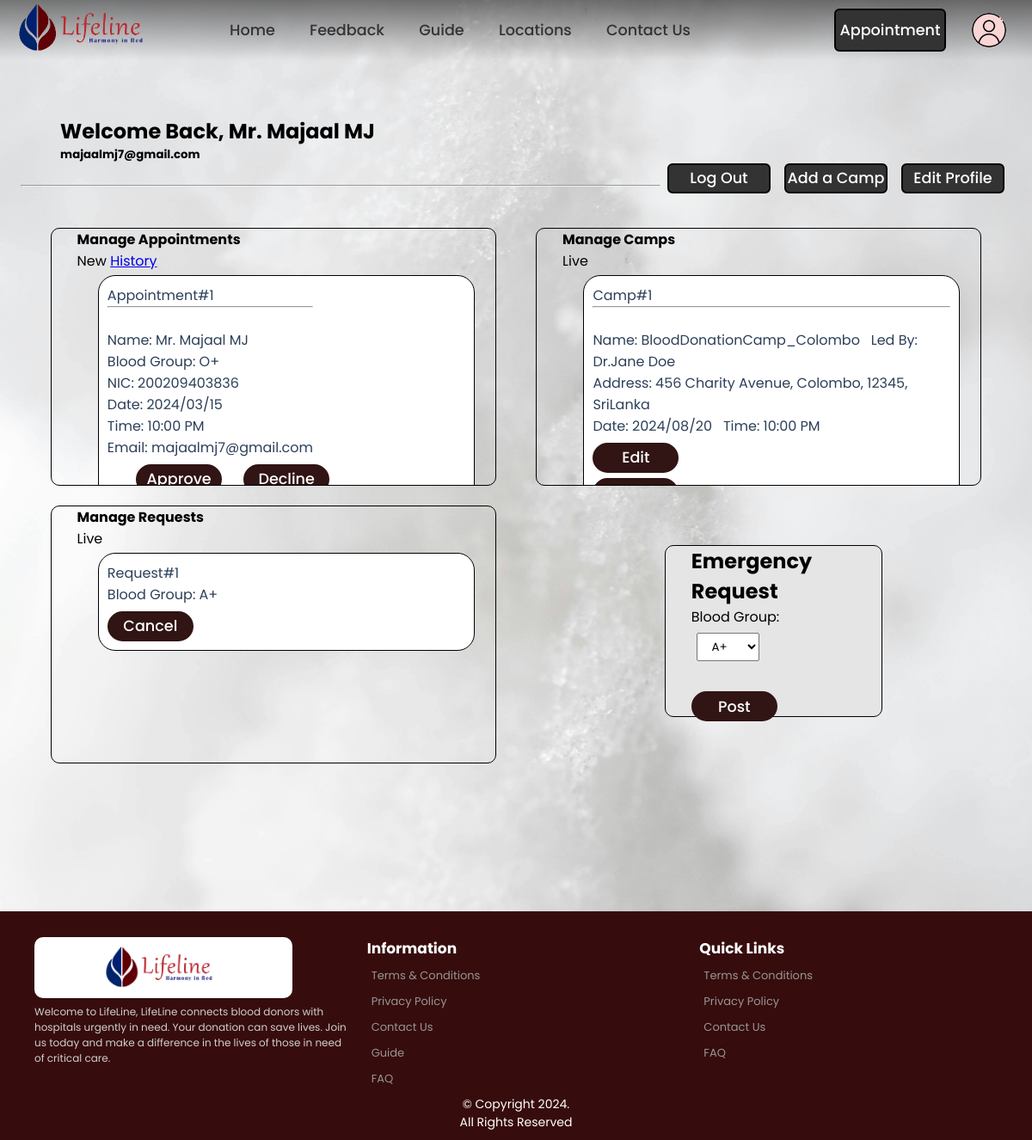
The page /hospital_panel.php (signed in) on the database its author committed.
### tables this page shows
CREATE TABLE
    appointment (
        Appointment_id INT AUTO_INCREMENT NOT NULL,
        A_Donor_id INT NULL,
        A_Guest_id INT NULL,
        A_Date VARCHAR(20) NOT NULL,
        A_Time VARCHAR(20) NOT NULL,
        A_Meridiem VARCHAR(2) NOT NULL,
        A_Hospital_id INT NOT NULL,
        Status BOOLEAN NULL,
        CONSTRAINT Appointment_PK PRIMARY KEY (Appointment_id),
        CONSTRAINT Appointment_A_Doner_id_FK1 FOREIGN KEY (A_Donor_id) REFERENCES Donor (Donor_id),
        CONSTRAINT Appointment_A_Guest_id_FK2 FOREIGN KEY (A_Guest_id) REFERENCES Guest (Guest_id),
        CONSTRAINT Appointment_A_Hospital_id_FK3 FOREIGN KEY (A_Hospital_id) REFERENCES Hospital (Hospital_id),
        CONSTRAINT Donor_or_Guest CHECK (
            (
                A_Donor_id IS NOT NULL
                AND A_Guest_id IS NULL
            )
            OR (
                A_Donor_id IS NULL
                AND A_Guest_id IS NOT NULL
            )
        )
    );

CREATE TABLE
    donor (
        Donor_id INT AUTO_INCREMENT NOT NULL,
        Salutation VARCHAR(10) NOT NULL,
        F_name VARCHAR(50) NOT NULL,
        L_name VARCHAR(50) NOT NULL,
        NIC VARCHAR(20) UNIQUE NOT NULL,
        DOB VARCHAR(20) NOT NULL,
        Gender VARCHAR(20) NOT NULL,
        Phone_no INT (10) NOT NULL,
        Blood_Group VARCHAR(5) NOT NULL,
        Email VARCHAR(100) UNIQUE NOT NULL,
        Line1 VARCHAR(200) NOT NULL,
        City VARCHAR(100) NOT NULL,
        Postal_Code VARCHAR(15) NOT NULL,
        Country VARCHAR(30) NOT NULL,
        D_Password VARCHAR(20) NOT NULL,
        CONSTRAINT Doner_PK PRIMARY KEY (Donor_id)
    );

CREATE TABLE
    camp (
        Camp_id INT AUTO_INCREMENT NOT NULL,
        C_Name VARCHAR(50) NOT NULL,
        C_Date VARCHAR(20) NOT NULL,
        C_Time VARCHAR(20) NOT NULL,
        C_Meridiem VARCHAR(2) NOT NULL,
        Led_By VARCHAR(50) NOT NULL,
        Line1 VARCHAR(200) NOT NULL,
        City VARCHAR(100) NOT NULL,
        Postal_Code VARCHAR(15) NOT NULL,
        Country VARCHAR(30) NOT NULL,
        C_Hospital_id INT NOT NULL,
        CONSTRAINT Camp_PK PRIMARY KEY (Camp_id),
        CONSTRAINT Camp_C_Hospital_id_FK1 FOREIGN KEY (C_Hospital_id) REFERENCES Hospital (Hospital_id)
    );

CREATE TABLE
    emergency_blood (
        EB_id INT AUTO_INCREMENT NOT NULL,
        Blood_Group VARCHAR(5) NOT NULL,
        EB_Hospital_id INT NOT NULL,
        CONSTRAINT EB_id PRIMARY KEY (EB_id),
        CONSTRAINT Emergency_Blood_EB_Hospital_id_FK1 FOREIGN KEY (EB_Hospital_id) REFERENCES Hospital (Hospital_id)
    );

### CRUD/hospital_manage_appoint.php (called while the page is built, shortened)
<?php
require 'dbh.crud.php';
$query = "SELECT appointment.Appointment_id,
                 appointment.A_Date,
                 CONCAT(appointment.A_Time, ' ', appointment.A_meridiem) AS ATM,
                 appointment.A_Guest_id,
                 appointment.A_Hospital_id,
                 appointment.Status,
                 CONCAT(donor.Salutation, ' ', donor.F_name, ' ', donor.L_name) AS DonorName,
                 donor.NIC AS DonorNIC,
                 donor.Blood_Group AS DonorBloodgroup,
                 donor.Email AS DonorEmail,
                 CONCAT(guest.Salutation, ' ', guest.F_name, ' ', guest.L_name) AS GuestName,
                 guest.NIC AS GuestNIC,
                 guest.Blood_Group AS GuestBloodgroup,
                 guest.Email AS GuestEmail
          FROM appointment
          LEFT JOIN donor ON appointment.A_Donor_id = donor.Donor_id
          LEFT JOIN guest ON appointment.A_Guest_id = guest.Guest_id
          WHERE A_Hospital_id=$_SESSION[userID] AND appointment.Status is NULL";
$result_appointments = mysqli_query($conn, $query);

### CRUD/hospital_manage_camp.php (called while the page is built, shortened)
<?php
require 'dbh.crud.php';
$query = "SELECT camp.Camp_id,
camp.C_Name,
camp.C_Date,
CONCAT(camp.C_Time,' ',camp.C_meridiem) AS ATM,
camp.Led_By,
CONCAT(camp.Line1,', ',camp.City,', ',camp.Postal_Code,', ',camp.Country) AS Address,
camp.C_Hospital_id FROM camp WHERE C_Hospital_id=$_SESSION[userID]";
$result_camp = mysqli_query($conn, $query);

### CRUD/hospital_manage_Requests.php (called while the page is built, shortened)
<?php
require 'dbh.crud.php';
$query = "SELECT * FROM emergency_blood WHERE EB_Hospital_id=$_SESSION[userID]";
$result_requests = mysqli_query($conn, $query);

### hospital_panel.php (the view, shortened to what this page needs)
<?php
require 'header.php';
require 'CRUD/hospital_manage_appoint.php';
require 'CRUD/hospital_manage_camp.php';
require 'CRUD/hospital_manage_Requests.php';
?>
<!DOCTYPE html>
<html>
<head>
  <link rel="stylesheet" href="css/hospital_panel.css" />
</head>
<body>
  <main class="frame">
    <div class="sec1">
      <div class="row1">
        <?php
        echo "<h2 class=\"title\">Welcome Back, " . $_SESSION['username'] . "</h2>";
        ?>
        <div>
          <?php echo "<h5 class=\"head\">" . $_SESSION['email'] . "</h5>"; ?>
        </div>
        <div class="but1">
          <button class="editB" onclick="document.location='hospital_edit.php'">
            Edit Profile
          </button>
        </div>
        <div class="but2">
          <button class="campB" onclick="document.location='add_camp.php'">
            Add a Camp
          </button>
        </div>
        <div class="but3">
          <button class="logout" name='logout' onclick="document.location='logout.php' ">Log Out</button>
        </div>
      </div>
    </div>
    <br />
    <hr />
    <br>
    <div class="sec2">
      <div class="container">
        <h4>Manage Appointments</h4>
        <div class="hyperL">
          <label>New</label>
          <a href="hospital_appointment_history.php">History</a>
        </div>
        <?php
        while ($row = mysqli_fetch_assoc($result_appointments)) {
          $AppointmentID = $row['Appointment_id'];
          $AppointmentDate = $row['A_Date'];
          $AppointmentTime = $row['ATM'];
          if ($row['A_Guest_id'] == null) {
            $UserName = $row['DonorName'];
            $UserNIC = $row['DonorNIC'];
            $UserBloodgroup = $row['DonorBloodgroup'];
            $UserEmail = $row['DonorEmail'];
          } else {
            $UserName = $row['GuestName'];
            $UserNIC = $row['GuestNIC'];
            $UserBloodgroup = $row['GuestBloodgroup'];
            $UserEmail = $row['GuestEmail'];
          }
        ?>
          <div class="temp">
            <div class="info">
              <label> Appointment#<?php echo $AppointmentID ?></label>
              <hr>
              <br>
              <label>Name: <?php echo $UserName ?></label>
              <br>
              <label>Blood Group: <?php echo $UserBloodgroup ?></label>
              <br>
              <label>NIC: <?php echo $UserNIC ?></label>
              <br>
              <label>Date: <?php echo $AppointmentDate ?></label>
              <br>
              <label>Time: <?php echo $AppointmentTime ?></label>
              <br>
              <label>Email: <?php echo $UserEmail ?></label>
            </div>
            <form method="post">
              <button class="Approved" name="Approved" type="submit">Approve</button>
              <button class="Cancelled" name="Declined" type="submit" onclick="return confirm('Are You Sure ?')">Decline</button>
            </form>
          </div>
        <?php
        }
        ?>
      </div>
      <div class="sec2">
        <div class="container-camps">
          <h4>Manage Camps</h4>
          <label>Live</label>
          <?php
          while ($row = mysqli_fetch_assoc($result_camp)) {
            $CampID = $row['Camp_id'];
            $CampName = $row['C_Name'];
            $LedBy = $row['Led_By'];
            $Address = $row['Address'];
            $Date = $row['C_Date'];
            $Time = $row['ATM'];
          ?>
            <div class="temp">
              <div class="info">
                <label> Camp#<?php echo $CampID ?></label>
                <hr>
                <br>
                <label>Name: <?php echo $CampName ?></label>&nbsp;&nbsp;
                <label>Led By: <?php echo $LedBy ?></label>
                <br>
                <label>Address: <?php echo $Address ?></label>
                <br>
                <label>Date: <?php echo $Date ?></label>&nbsp;&nbsp;
                <label>Time: <?php echo $Time ?></label>
              </div>
              <button class="edit" name='Edit' onclick="document.location='edit_camp.php?Camp_id=<?php echo $CampID ?>'">Edit</button>
              <form method="post">
                <input type="submit" class="Cancel" name="Cancel" value="Cancel" onclick="return confirm('Are You Sure ?')">
              </form>
            </div>
          <?php
          }
          ?>
        </div>
      </div>
      <div class="sec2">
        <div class="container-wonder">
          <h4>Manage Requests</h4>
          <label>Live</label>
          <?php
          while ($row = mysqli_fetch_assoc($result_requests)) {
            $EB_id = $row['EB_id'];
            $BG = $row['Blood_Group'];
          ?>
            <div class="temp">
              <div class="info">
                <label>Request#<?php echo $EB_id ?></label>
                <br>
                <label>Blood Group: <?php echo $BG ?></label>&nbsp;&nbsp;
              </div>
              <form method="post">
                <input type="submit" class="Cancel" name="Caancel" value="Cancel" onclick="return confirm('Are You Sure ?')">
              </form>
            </div>
          <?php
          }
          ?>
        </div>
      </div>
      <div class="sec2">
        <div class="container-post">
          <div class="info">
            <h2>Emergency Request</h2>
            <label for="bloodgroup">Blood Group: </label>
            <form method="POST">
              <div class="blood">
                <select name="bloodgroup" id="" class="bg">
                  <option value="A+">A+</option>
                </select><br><br>
              </div>
              <input type="submit" class="Post" name="Post" value="Post">
            </form>
          </div>
        </div>
  </main>
  <?php
  require 'footer.php';
  ?>
</body>
</html>

### css/index.css (style rules this page uses)
* { margin: 0; padding: 0; box-sizing: border-box; font-family: 'Poppins', sans-serif; }
body { justify-content: center; align-items: center; background-color:#EEF5FF; margin-top: 100px; min-height: 100vh; }

### css/hospital_panel.css (style rules this page uses)
body { background-image:url(../images/panelwall5.jpg); image-orientation: flip; background-repeat: no-repeat; background-size: cover; background-position: center; }
.frame { border-color: black; border: 2%; border-radius: 10px; width: 96%; height: 120%; padding: auto; margin:auto; z-index: 1; }
.row1 { margin-left: 30%; }
.editB,.campB,.logout { float:right; margin: 0 8px; width: 120px; height: 35px; border: 2px solid #000000; outline:none; border-radius: 6px; font-size: 1.1em; color: white; background-color: #333; font-weight: 500; transition: .5s; cursor: pointer ; }
.row1,.editB,.campB,.logout { display: inline; }
.container,.container-wonder,.container-camps { margin: auto; border-radius: 10px; border: 1px solid #000000; background:transparent; padding-left: 30px; width: 45%; height: 300px; overflow: hidden; overflow-y: scroll; }
.post,.Edit,.Cancel,.Cancelled,.Approved { display: block; margin-top: 1.5%; margin-right: 5%; width: 100px; height: 35px; border: 2px solid #311414; outline:none; border-radius: 50px; font-size: 1.1em; color: white; cursor: pointer; background-color: #311414; font-weight: 500; transition: .5s; }
.temp .info,.Cancelled,.Approved { display: inline-block; }
.temp .info,.Edit,.Cancel { display: inline-block; }
.temp { color: #2D4059; border: 1px solid black; background-color: white; width: 90%; padding: 10px; border-radius: 20px; display: block; margin: auto; margin-top: 1%; }
.Approved { margin-left: 8%; }
.container-post { border-radius: 10px; border: 1px solid #000000; background-color:#E5E5E5; margin-top: 6%; margin-right:13%; padding-left: 30px; width: 22%; height: 200px; float: right; }
.container,.container-wonder { margin-top: 2%; margin-left: 3%; float: left; }
.container-camps { margin-top: 2%; margin-right: 3%; float: right; }
select { font:weight 1200px; padding:5px 12px; margin:3% 3%; }
.title { padding-top: 3%; }
.title,.head { margin-left: 4%; }

### rows shown on the page
appointment: Appointment_id "1", UserName "Mr. Majaal MJ", A_Donor.Blood_Group "O+", A_Donor.NIC "200209403836", A_Date "2024/03/15", AppointmentTime "10:00 PM", A_Donor.Email "majaalmj7@gmail.com"
camp: Camp_id "1", C_Name "BloodDonationCamp_Colombo", Led_By "Dr.Jane Doe", Address "456 Charity Avenue, Colombo, 12345, SriLanka", C_Date "2024/08/20", Time "10:00 PM"
emergency_blood: EB_id "1", Blood_Group "A+"

### other values the page prints
$_SESSION['username'] "Mr. Majaal MJ"
$_SESSION['email'] "majaalmj7@gmail.com"
